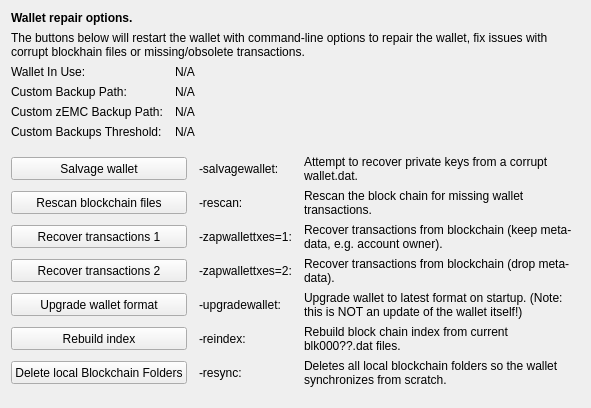
     <widget class="QWidget" name="tab_repair">
      <attribute name="title">
       <string>&amp;Wallet Repair</string>
      </attribute>
      <layout class="QGridLayout" name="gridLayout_4" columnstretch="0,0,0,0">
       <property name="horizontalSpacing">
        <number>12</number>
       </property>
       <item row="0" column="0" colspan="4">
        <widget class="QLabel" name="label_repair_header">
         <property name="font">
          <font>
           <weight>75</weight>
           <bold>true</bold>
          </font>
         </property>
         <property name="text">
          <string>Wallet repair options.</string>
         </property>
        </widget>
       </item>
       <item row="1" column="0" colspan="4">
        <widget class="QLabel" name="label_repair_helptext">
         <property name="font">
          <font>
           <weight>50</weight>
           <bold>false</bold>
          </font>
         </property>
         <property name="text">
          <string>The buttons below will restart the wallet with command-line options to repair the wallet, fix issues with corrupt blockhain files or missing/obsolete transactions.</string>
         </property>
         <property name="wordWrap">
          <bool>true</bool>
         </property>
        </widget>
       </item>
       <item row="2" column="0">
        <widget class="QLabel" name="wallet_path_label">
         <property name="text">
          <string>Wallet In Use:</string>
         </property>
        </widget>
       </item>
       <item row="2" column="1" colspan="3">
        <widget class="QLabel" name="wallet_path">
         <property name="cursor">
          <cursorShape>IBeamCursor</cursorShape>
         </property>
         <property name="text">
          <string>N/A</string>
         </property>
         <property name="textFormat">
          <enum>Qt::PlainText</enum>
         </property>
         <property name="textInteractionFlags">
          <set>Qt::LinksAccessibleByMouse|Qt::TextSelectableByKeyboard|Qt::TextSelectableByMouse</set>
         </property>
        </widget>
       </item>
       <item row="3" column="0">
        <widget class="QLabel" name="wallet_custombackuppath_label">
         <property name="visible">
          <bool>false</bool>
         </property>
         <property name="text">
          <string>Custom Backup Path:</string>
         </property>
        </widget>
       </item>
       <item row="3" column="1" colspan="3">
        <widget class="QLabel" name="wallet_custombackuppath">
         <property name="cursor">
          <cursorShape>IBeamCursor</cursorShape>
         </property>
         <property name="visible">
          <bool>false</bool>
         </property>
         <property name="text">
          <string>N/A</string>
         </property>
         <property name="textFormat">
          <enum>Qt::PlainText</enum>
         </property>
         <property name="textInteractionFlags">
          <set>Qt::LinksAccessibleByMouse|Qt::TextSelectableByKeyboard|Qt::TextSelectableByMouse</set>
         </property>
        </widget>
       </item>
       <item row="4" column="0">
        <widget class="QLabel" name="wallet_customzemcbackuppath_label">
         <property name="visible">
          <bool>false</bool>
         </property>
         <property name="text">
          <string>Custom zEMC Backup Path:</string>
         </property>
        </widget>
       </item>
       <item row="4" column="1" colspan="3">
        <widget class="QLabel" name="wallet_customzemcbackuppath">
         <property name="cursor">
          <cursorShape>IBeamCursor</cursorShape>
         </property>
         <property name="visible">
          <bool>false</bool>
         </property>
         <property name="text">
          <string>N/A</string>
         </property>
         <property name="textFormat">
          <enum>Qt::PlainText</enum>
         </property>
         <property name="textInteractionFlags">
          <set>Qt::LinksAccessibleByMouse|Qt::TextSelectableByKeyboard|Qt::TextSelectableByMouse</set>
         </property>
        </widget>
       </item>
       <item row="5" column="0">
        <widget class="QLabel" name="wallet_custombackupthreshold_label">
         <property name="visible">
          <bool>false</bool>
         </property>
         <property name="text">
          <string>Custom Backups Threshold:</string>
         </property>
        </widget>
       </item>
       <item row="5" column="1" colspan="3">
        <widget class="QLabel" name="wallet_custombackupthreshold">
         <property name="cursor">
          <cursorShape>IBeamCursor</cursorShape>
         </property>
         <property name="visible">
          <bool>false</bool>
         </property>
         <property name="text">
          <string>N/A</string>
         </property>
         <property name="textFormat">
          <enum>Qt::PlainText</enum>
         </property>
         <property name="textInteractionFlags">
          <set>Qt::LinksAccessibleByMouse|Qt::TextSelectableByKeyboard|Qt::TextSelectableByMouse</set>
         </property>
        </widget>
       </item>
       <item row="6" column="0">
        <spacer name="verticalSpacer_repair1">
         <property name="orientation">
          <enum>Qt::Vertical</enum>
         </property>
         <property name="sizeHint" stdset="0">
          <size>
           <width>10</width>
           <height>10</height>
          </size>
         </property>
        </spacer>
       </item>
       <item row="7" column="0" colspan="2">
        <widget class="QPushButton" name="btn_salvagewallet">
         <property name="minimumSize">
          <size>
           <width>100</width>
           <height>23</height>
          </size>
         </property>
         <property name="text">
          <string>Salvage wallet</string>
         </property>
        </widget>
       </item>
       <item row="7" column="2">
        <widget class="QLabel" name="label_repair_salvage_command">
         <property name="text">
          <string notr="true">-salvagewallet:</string>
         </property>
        </widget>
       </item>
       <item row="7" column="3">
        <widget class="QLabel" name="label_repair_salvage">
         <property name="text">
          <string>Attempt to recover private keys from a corrupt wallet.dat.</string>
         </property>
         <property name="wordWrap">
          <bool>true</bool>
         </property>
        </widget>
       </item>
       <item row="8" column="0" colspan="2">
        <widget class="QPushButton" name="btn_rescan">
         <property name="minimumSize">
          <size>
           <width>100</width>
           <height>23</height>
          </size>
         </property>
         <property name="text">
          <string>Rescan blockchain files</string>
         </property>
        </widget>
       </item>
       <item row="8" column="2">
        <widget class="QLabel" name="label_repair_rescan_command">
         <property name="text">
          <string notr="true">-rescan:</string>
         </property>
        </widget>
       </item>
       <item row="8" column="3">
        <widget class="QLabel" name="label_repair_rescan">
         <property name="text">
          <string>Rescan the block chain for missing wallet transactions.</string>
         </property>
         <property name="wordWrap">
          <bool>true</bool>
         </property>
        </widget>
       </item>
       <item row="9" column="0" colspan="2">
        <widget class="QPushButton" name="btn_zapwallettxes1">
         <property name="minimumSize">
          <size>
           <width>100</width>
           <height>23</height>
          </size>
         </property>
         <property name="text">
          <string>Recover transactions 1</string>
         </property>
        </widget>
       </item>
       <item row="9" column="2">
        <widget class="QLabel" name="label_repair_zap1_command">
         <property name="text">
          <string notr="true">-zapwallettxes=1:</string>
         </property>
        </widget>
       </item>
       <item row="9" column="3">
        <widget class="QLabel" name="label_repair_zap1">
         <property name="text">
          <string>Recover transactions from blockchain (keep meta-data, e.g. account owner).</string>
         </property>
         <property name="wordWrap">
          <bool>true</bool>
         </property>
        </widget>
       </item>
       <item row="10" column="0" colspan="2">
        <widget class="QPushButton" name="btn_zapwallettxes2">
         <property name="minimumSize">
          <size>
           <width>100</width>
           <height>23</height>
          </size>
         </property>
         <property name="text">
          <string>Recover transactions 2</string>
         </property>
        </widget>
       </item>
       <item row="10" column="2">
        <widget class="QLabel" name="label_repair_zap2_command">
         <property name="text">
          <string notr="true">-zapwallettxes=2:</string>
         </property>
        </widget>
       </item>
       <item row="10" column="3">
        <widget class="QLabel" name="label_repair_zap2">
         <property name="text">
          <string>Recover transactions from blockchain (drop meta-data).</string>
         </property>
         <property name="wordWrap">
          <bool>true</bool>
         </property>
        </widget>
       </item>
       <item row="11" column="0" colspan="2">
        <widget class="QPushButton" name="btn_upgradewallet">
         <property name="minimumSize">
          <size>
           <width>100</width>
           <height>23</height>
          </size>
         </property>
         <property name="text">
          <string>Upgrade wallet format</string>
         </property>
        </widget>
       </item>
       <item row="11" column="2">
        <widget class="QLabel" name="label_repair_upgrade_command">
         <property name="text">
          <string notr="true">-upgradewallet:</string>
         </property>
        </widget>
       </item>
       <item row="11" column="3">
        <widget class="QLabel" name="label_repair_upgrade">
         <property name="text">
          <string>Upgrade wallet to latest format on startup. (Note: this is NOT an update of the wallet itself!)</string>
         </property>
         <property name="wordWrap">
          <bool>true</bool>
         </property>
        </widget>
       </item>
       <item row="12" column="0" colspan="2">
        <widget class="QPushButton" name="btn_reindex">
         <property name="minimumSize">
          <size>
           <width>100</width>
           <height>23</height>
          </size>
         </property>
         <property name="text">
          <string>Rebuild index</string>
         </property>
        </widget>
       </item>
       <item row="12" column="2">
        <widget class="QLabel" name="label_repair_reindex_command">
         <property name="text">
          <string notr="true">-reindex:</string>
         </property>
        </widget>
       </item>
       <item row="12" column="3">
        <widget class="QLabel" name="label_repair_reindex">
         <property name="text">
          <string>Rebuild block chain index from current blk000??.dat files.</string>
         </property>
         <property name="wordWrap">
          <bool>true</bool>
         </property>
        </widget>
       </item>
       <item row="13" column="0" colspan="2">
        <widget class="QPushButton" name="btn_resync">
         <property name="minimumSize">
          <size>
           <width>100</width>
           <height>23</height>
          </size>
         </property>
         <property name="text">
          <string>Delete local Blockchain Folders</string>
         </property>
        </widget>
       </item>
       <item row="13" column="2">
        <widget class="QLabel" name="label_repair_resync_command">
         <property name="text">
          <string>-resync:</string>
         </property>
        </widget>
       </item>
       <item row="13" column="3">
        <widget class="QLabel" name="label_repair_resync">
         <property name="text">
          <string>Deletes all local blockchain folders so the wallet synchronizes from scratch.</string>
         </property>
         <property name="wordWrap">
          <bool>true</bool>
         </property>
        </widget>
       </item>
       <item row="14" column="0">
        <spacer name="verticalSpacer_repair2">
         <property name="orientation">
          <enum>Qt::Vertical</enum>
         </property>
         <property name="sizeHint" stdset="0">
          <size>
           <width>20</width>
           <height>10</height>
          </size>
         </property>
        </spacer>
       </item>
      </layout>
     </widget>
